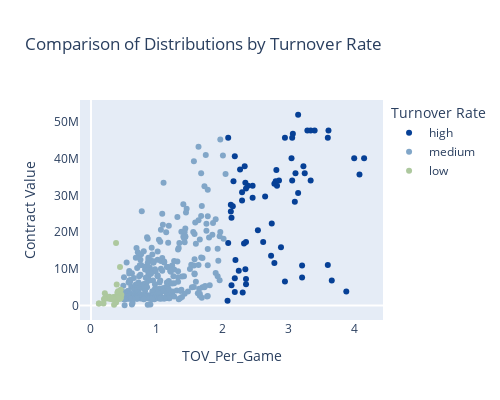

Notebook cell for this chart:
### Markdown cell above
In the cell above we can see that players with high assist rates (>4.2 per game) tend to earn more money. This sample does include the entire population so the medium and low rate are representative.

### Code cell
#create a new column called 'TO_Rate' that categorizes 'TOV_per_game'
conditions = [
    regression_df['TOV_Per_Game'].round(2) >= 2.07,
    (regression_df['TOV_Per_Game'].round(2) < 2.07) & 
    (regression_df['TOV_Per_Game'].round(2) >= 0.47),
    regression_df['TOV_Per_Game'].round(2) < 0.47
]
values = ['high', 'medium', 'low']

# Create the 'AST_Rate' column based on the conditions
regression_df['TO_Rate'] = np.select(conditions, values, default=np.nan)

# Create boxplot
fig = px.scatter(regression_df, x='TOV_Per_Game', y='Current_Contract',
             title='Comparison of Distributions by Turnover Rate',
             color ='TO_Rate',
             color_discrete_map={'high': '#064096', 'medium': '#81a6c8', 
                                 'low': '#adc89e'},
             labels={'TO_Rate': 'Turnover Rate', 
                     'Current_Contract': 'Contract Value'})

# Update layout
fig.update_layout(width=500, 
                  height=400,
                  xaxis=dict(showgrid=False), 
                  yaxis=dict(showgrid=False))

# Show the plot
fig.show()

#print the correlation metric
print(regression_df[['TOV_Per_Game','Current_Contract']].corr())

### Figure 1 — Plotly figure (JSON) as saved in the notebook; plotly's stock layout.template omitted (floating-point values rounded to 4 significant figures; data arrays with more than 128 entries replaced by an {"elided": "..."} marker saying what was removed)
{"data": [{"hovertemplate": "Turnover Rate=high<br>TOV_Per_Game=%{x}<br>Contract Value=%{y}<extra></extra>", "legendgroup": "high", "marker": {"color": "#064096", "symbol": "circle"}, "mode": "markers", "name": "high", "orientation": "v", "showlegend": true, "type": "scatter", "x": [3.14, 3.39, 3.33, 3.28, 3.6, 3.06, 3.59, 2.94, 2.08, 3.05, 2.18, 4.14, 3.99, 3.04, 3.22, 2.33, 2.26, 2.81, 3.24, 3.1, 4.07, 2.85, 3.33, 3.05, 2.8, 2.16, 2.34, 2.78, 2.82, 2.38, 2.45, 2.35, 2.29, 3.14, 2.64, 2.45, 2.29, 3.09, 2.12, 2.15, 2.12, 2.13, 2.74, 2.53, 2.35, 2.61, 2.08, 2.32, 2.88, 2.73, 2.19, 2.78, 3.59, 3.2, 2.34, 2.24, 3.2, 2.18, 2.35, 3.65, 2.94, 2.35, 2.13, 3.87, 2.18, 2.3, 2.07], "xaxis": "x", "y": [51915615, 47649433, 47607350, 47607350, 47607350, 46741590, 45640084, 45640084, 45640084, 45640084, 40600080, 40064220, 40064220, 40064220, 37893408, 37893408, 37037037, 36861707, 36016200, 36016200, 35640000, 34005250, 34005250, 34005250, 33833400, 33833400, 33386850, 33162030, 32600060, 32600060, 32600060, 31830357, 30800000, 30600000, 29682540, 29320988, 28600000, 28226880, 27455357, 27000000, 25568182, 23883929, 22321429, 20465117, 17325000, 17307693, 17000000, 16875000, 15860000, 13534817, 12405000, 11608080, 11055360, 10900635, 9891480, 9450000, 7614480, 7413955, 7252080, 6802950, 6587040, 5808435, 5539771, 3835738, 3695311, 3536280, 1300000], "yaxis": "y"}, {"hovertemplate": "Turnover Rate=medium<br>TOV_Per_Game=%{x}<br>Contract Value=%{y}<extra></extra>", "legendgroup": "medium", "marker": {"color": "#81a6c8", "symbol": "circle"}, "mode": "markers", "name": "medium", "orientation": "v", "showlegend": true, "type": "scatter", "x": {"elided": "313 float values"}, "xaxis": "x", "y": {"elided": "313 int values"}, "yaxis": "y"}, {"hovertemplate": "Turnover Rate=low<br>TOV_Per_Game=%{x}<br>Contract Value=%{y}<extra></extra>", "legendgroup": "low", "marker": {"color": "#adc89e", "symbol": "circle"}, "mode": "markers", "name": "low", "orientation": "v", "showlegend": true, "type": "scatter", "x": [0.38, 0.44, 0.39, 0.45, 0.41, 0.4, 0.21, 0.46, 0.28, 0.25, 0.44, 0.38, 0.35, 0.45, 0.35, 0.22, 0.29, 0.45, 0.43, 0.35, 0.38, 0.29, 0.32, 0.41, 0.3, 0.33, 0.26, 0.29, 0.33, 0.2, 0.43, 0.34, 0.2, 0.32, 0.38, 0.12, 0.19, 0.12, 0.35], "xaxis": "x", "y": [17000000, 10500000, 5709877, 4306281, 3918480, 3500000, 3350760, 2949120, 2421720, 2413304, 2400000, 2346614, 2337720, 2320440, 2303520, 2226240, 2019706, 2019706, 2019706, 2000000, 2000000, 1997238, 1997238, 1997238, 1927896, 1927896, 1901769, 1836096, 1836096, 1801769, 1799163, 1719864, 1719864, 1719864, 831385, 600000, 576230, 555217, 250000], "yaxis": "y"}], "layout": {"height": 400, "legend": {"title": {"text": "Turnover Rate"}, "tracegroupgap": 0}, "title": {"text": "Comparison of Distributions by Turnover Rate"}, "width": 500, "xaxis": {"anchor": "y", "domain": [0, 1], "showgrid": false, "title": {"text": "TOV_Per_Game"}}, "yaxis": {"anchor": "x", "domain": [0, 1], "showgrid": false, "title": {"text": "Contract Value"}}}}
